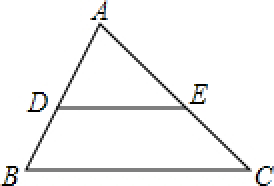
#> input picture TEST/0.png, 137 x 93 px, found by its file name (shown 2 times larger)
$ jupyter execute preprocesscontours.ipynb   (older library calls are emulated)
#> lines starting #> are read from the running program, lines starting #| are printed output that depends on the picture; after the words box and inside, x2 and y2 are one past the last pixel; in counts of white or black regions, pixels touching at a corner belong together
[cell 1]
import cv2
import numpy as np
import matplotlib.pyplot as plt

def manual_threshold(image, threshold=128):
    """Apply manual thresholding without OpenCV functions."""
#> called with threshold = 150
    height, width = image.shape
#> height = 93; width = 137
    binary = np.zeros((height, width), dtype=np.uint8)
    for i in range(height):
        for j in range(width):
            if image[i, j] < threshold:
                binary[i, j] = 255  # Foreground (Shape)
            else:
                binary[i, j] = 0  # Background
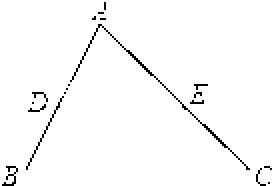
#> binary: shape (93, 137) (shown 2 times larger); 97.8% white; black in thin lines or dots
    return binary

def sobel_edge_detection(image):
    """Manually compute Sobel edge detection."""
    height, width = image.shape
#> height = 93; width = 137
    sobel_x = np.array([[-1, 0, 1], [-2, 0, 2], [-1, 0, 1]])  # X-direction
    sobel_y = np.array([[-1, -2, -1], [0, 0, 0], [1, 2, 1]])  # Y-direction

    edge_image = np.zeros((height, width), dtype=np.uint8)

    # Apply Sobel filter manually
    for i in range(1, height - 1):
        for j in range(1, width - 1):
            gx = np.sum(image[i - 1:i + 2, j - 1:j + 2] * sobel_x)
            gy = np.sum(image[i - 1:i + 2, j - 1:j + 2] * sobel_y)
            edge_magnitude = np.sqrt(gx**2 + gy**2)

            if edge_magnitude > 100:  # Edge threshold
                edge_image[i, j] = 255  # Edge detected
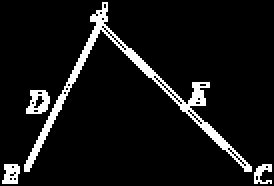
#> edge_image: shape (93, 137) (shown 2 times larger); 7.8% white; 4 white regions, box (x1, y1, x2, y2) and area: (12, 1, 126, 86) 777, (13, 45, 25, 57) 92, (1, 82, 10, 92) 68, (127, 82, 136, 92) 51

    return edge_image

def find_largest_contour(binary):
    """Find and return the largest contour from a binary image."""
    height, width = binary.shape
#> height = 93; width = 137
    visited = np.zeros((height, width), dtype=bool)
    contours = []

    def edge_follow(x, y):
        """Follow the contour edges."""
        stack = [(x, y)]
        contour = []
        while stack:
            cx, cy = stack.pop()
            if 0 <= cx < height and 0 <= cy < width and not visited[cx, cy] and binary[cx, cy] == 255:
                visited[cx, cy] = True
                contour.append((cx, cy))
                stack.extend([(cx-1, cy), (cx+1, cy), (cx, cy-1), (cx, cy+1)])
        return contour

    for i in range(height):
        for j in range(width):
            if binary[i, j] == 255 and not visited[i, j]:
                contour = edge_follow(i, j)
                if len(contour) > 200:  # Remove small contours (text)
                    contours.append(contour)

    if contours:
        return max(contours, key=len)  # Largest contour
    return None

def extract_shape_outline(image_path):
    """Extract only the shape outline while removing text."""
    # Load grayscale image
    image = cv2.imread(image_path, cv2.IMREAD_GRAYSCALE)
    if image is None:
        print("Error: Image not found")
        return

    # Invert image (so shapes become dark on a light background)
    image = 255 - image

    # Apply manual thresholding
    binary = manual_threshold(image, threshold=150)

    # Apply Sobel edge detection
    edges = sobel_edge_detection(binary)

    # Find largest contour
    largest_contour = find_largest_contour(edges)
#> largest_contour = 777 pairs, first value 1 to 85, second value 12 to 125
    if largest_contour is None:
        print("No valid contour found")
        return

    # Create a blank image with white background
    outline_image = np.ones_like(image) * 255  # White background

    # Draw the largest contour as black outline
    for x, y in largest_contour:
        outline_image[x, y] = 0  # Black outline
#> this loop made 777 passes
#> (x, y) on passes 1 to 3: (1, 51), (1, 52), (1, 53)
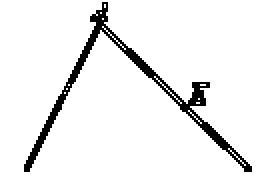
#> outline_image: shape (93, 137) (shown 2 times larger); 93.9% white; 1 black region, box (x1, y1, x2, y2) and area: (12, 1, 126, 86) 777

    outlineImagePath = "exractimage.png"
    cv2.imwrite(outlineImagePath, outline_image)
    print(f"outline image saved as {outlineImagePath}")

    # Display the extracted shape outline
    plt.figure(figsize=(6, 6))
    plt.imshow(outline_image, cmap='gray')
    plt.title("Extracted Shape Outline")
    plt.axis("off")
    plt.show()

# Example usage
image_path = "/home/ashwathama/Documents/GitHub/2dshapedetection-major/TEST/0.png"
extract_shape_outline(image_path)

[cell 2]
import cv2
import numpy as np
import matplotlib.pyplot as plt

def extract_shape_outline(image_path, output_path="extracted_outline.png"):
    """Extract only the shape outline while removing inner details."""
#> called with output_path = 'extracted_outline.png'

    # Load the image in grayscale
    image = cv2.imread(image_path, cv2.IMREAD_GRAYSCALE)
    if image is None:
        print("Error: Image not found")
        return

    # Apply adaptive thresholding to segment the shape
    binary = cv2.adaptiveThreshold(image, 255, cv2.ADAPTIVE_THRESH_GAUSSIAN_C,
                                   cv2.THRESH_BINARY_INV, 11, 2)
#> binary: shape (93, 137); 6.3% white in thin lines or dots

    # Use morphological operations to remove noise
    kernel = np.ones((3,3), np.uint8)
    cleaned = cv2.morphologyEx(binary, cv2.MORPH_CLOSE, kernel, iterations=2)
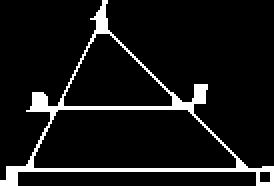
#> cleaned: shape (93, 137) (shown 2 times larger); 8.2% white; 1 white region

    # Find contours
    contours, _ = cv2.findContours(cleaned, cv2.RETR_EXTERNAL, cv2.CHAIN_APPROX_SIMPLE)
#> contours = 1 contour; box (x1, y1, x2, y2) and area: (0, 0, 137, 93) 4534

    # Create a blank white image for the outline
    outline_image = np.ones_like(image) * 255

    # Draw the largest contour (assumed to be the main shape outline)
    if contours:
        largest_contour = max(contours, key=cv2.contourArea)
#> largest_contour = contour of 121 points, box (x1, y1, x2, y2) (0, 0, 137, 93), area 4534
        cv2.drawContours(outline_image, [largest_contour], -1, (0, 0, 0), 2)
#> outline_image: shape (93, 137); 88.8% white; 1 black region, box (x1, y1, x2, y2) and area: (0, 0, 137, 93) 1430

    # Save the output image
    cv2.imwrite(output_path, outline_image)
    print(f"Outline image saved as {output_path}")

    # Display the extracted shape outline
    plt.figure(figsize=(6, 6))
    plt.imshow(outline_image, cmap='gray')
    plt.title("Extracted Shape Outline")
    plt.axis("off")
    plt.show()

# Example usage
image_path = "/home/ashwathama/Documents/GitHub/2dshapedetection-major/TEST/0.png"
extract_shape_outline(image_path)

[cell 3]
import cv2
import numpy as np
import matplotlib.pyplot as plt

# Load the image
image_path = "/home/ashwathama/Documents/GitHub/2dshapedetection-major/TEST/0.png"
image = cv2.imread(image_path, cv2.IMREAD_GRAYSCALE)

# Check if image is loaded successfully
if image is None:
    print(f"Error: Unable to load image from {image_path}")
    exit()

# Apply Gaussian blur to reduce noise
blurred = cv2.GaussianBlur(image, (5, 5), 0)

# Use Canny edge detection
edges = cv2.Canny(blurred, threshold1=50, threshold2=150)
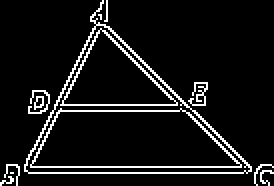
#> edges: shape (93, 137) (shown 2 times larger); 8.2% white in thin lines or dots

# Find contours
contours, _ = cv2.findContours(edges, cv2.RETR_EXTERNAL, cv2.CHAIN_APPROX_SIMPLE)
#> contours = 11 contours, 10 with area under 20; largest, box (x1, y1, x2, y2) and area: (12, 0, 126, 87) 4559

# Filter out small contours to remove text
filtered_contours = [cnt for cnt in contours if cv2.contourArea(cnt) > 500]
#> filtered_contours = 1 contour; box (x1, y1, x2, y2) and area: (12, 0, 126, 87) 4559

# Create an empty mask with white background
contour_mask = np.ones_like(image) * 255
cv2.drawContours(contour_mask, filtered_contours, -1, (0), thickness=1)
#> contour_mask: shape (93, 137); 97.8% white; black in thin lines or dots, all inside (x1, y1, x2, y2) = (12, 0, 126, 87)

# Display the extracted outline
plt.figure(figsize=(6, 6))
plt.imshow(contour_mask, cmap='gray')
plt.axis('off')
plt.show()

# Save the result
output_path = "/home/ashwathama/Documents/GitHub/2dshapedetection-major"
cv2.imwrite(output_path, contour_mask)
print(f"Filtered outline saved at: {output_path}")

[cell 4]
import cv2
import numpy as np
import matplotlib.pyplot as plt

# Load the image
image_path = "/home/ashwathama/Documents/GitHub/2dshapedetection-major/TEST/0.png"
image = cv2.imread(image_path, cv2.IMREAD_GRAYSCALE)

# Check if image is loaded successfully
if image is None:
    print(f"Error: Unable to load image from {image_path}")
    exit()

# Apply Gaussian blur to reduce noise
blurred = cv2.GaussianBlur(image, (5, 5), 0)

# Use adaptive thresholding to handle varying lighting conditions
adaptive_thresh = cv2.adaptiveThreshold(blurred, 255, cv2.ADAPTIVE_THRESH_GAUSSIAN_C,
                                        cv2.THRESH_BINARY_INV, 11, 2)
#> adaptive_thresh: shape (93, 137); 11.8% white; 5 white regions, box (x1, y1, x2, y2) and area: (12, 0, 126, 87) 1227, (13, 45, 25, 57) 82, (95, 41, 105, 53) 71, (0, 82, 10, 93) 64, (127, 82, 137, 93) 58

# Perform morphological operations to remove small noise
kernel = np.ones((3, 3), np.uint8)
processed = cv2.morphologyEx(adaptive_thresh, cv2.MORPH_CLOSE, kernel, iterations=2)
#> processed: shape (93, 137); 13.8% white; 1 white region, box (x1, y1, x2, y2) and area: (0, 0, 137, 93) 1759

# Use Canny edge detection
edges = cv2.Canny(processed, threshold1=50, threshold2=150)
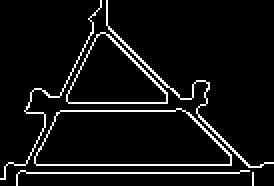
#> edges: shape (93, 137) (shown 2 times larger); 6.6% white in thin lines or dots

# Find contours
contours, _ = cv2.findContours(edges, cv2.RETR_EXTERNAL, cv2.CHAIN_APPROX_SIMPLE)
#> contours = 6 contours, 3 with area under 20; largest, box (x1, y1, x2, y2) and area: (17, 54, 116, 83) 2260, (33, 16, 84, 52) 1050, (53, 0, 137, 84) 61

# Filter out small contours to remove text
filtered_contours = [cnt for cnt in contours if cv2.contourArea(cnt) > 800]
#> filtered_contours = 2 contours; box (x1, y1, x2, y2) and area: (17, 54, 116, 83) 2260, (33, 16, 84, 52) 1050

# Create an empty mask with white background
contour_mask = np.ones_like(image) * 255
cv2.drawContours(contour_mask, filtered_contours, -1, (0), thickness=1)
#> contour_mask: shape (93, 137); 97.3% white; black in thin lines or dots, all inside (x1, y1, x2, y2) = (17, 16, 116, 83)

# Display the extracted outline
plt.figure(figsize=(6, 6))
plt.imshow(contour_mask, cmap='gray')
plt.axis('off')
plt.show()

# Save the result
output_path = "/home/ashwathama/Documents/GitHub/2dshapedetection-major"
cv2.imwrite(output_path, contour_mask)
print(f"Filtered outline saved at: {output_path}")

[cell 5]
import cv2
import numpy as np
im = cv2.imread(r'C:\Users\ashut\Documents\GitHub\2dshapedetection-major\TEST\48.png')
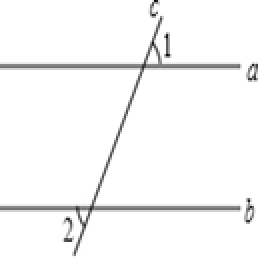
#> input picture TEST/48.png, 129 x 129 px, found by its file name (shown 2 times larger)
#> im is the input picture: shape (129, 129, 3); min 10, max 255, mean 247.1

print(type(im))
#| <class 'numpy.ndarray'>
# <class 'numpy.ndarray'>

print(im.shape)
#| (129, 129, 3)

[cell 6]
#sharpening and binarization then morphological oprning operation

#image = cv2.imread(r'C:\Users\ashut\Documents\GitHub\2dshapedetection-major\TEST\48.png')
##image = cv2.imread(r'C:\Users\ashut\Documents\GitHub\2dshapedetection-major\TEST\13.png')
image = cv2.imread(r'C:\Users\ashut\Documents\GitHub\2dshapedetection-major\TEST\2.png')
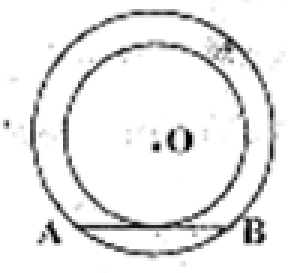
#> input picture TEST/2.png, 96 x 91 px, found by its file name (shown 3 times larger)
#> image is the input picture: shape (91, 96, 3); min 0, max 255, mean 235
new_size = (512, 512)
resizedImage = cv2.resize(image, new_size, interpolation=cv2.INTER_CUBIC)


gray = cv2.cvtColor(resizedImage, cv2.COLOR_BGR2GRAY)

# shaprpening = np.array([[0, -1, 0],
#                         [-1, 5, -1],
#                         [0, -1, 0]])

sharpening = np.array([[ -1, -1, -1],         #strong sharpening
                              [ -1,  9, -1],
                              [ -1, -1, -1]])

# sharpening = np.array([[ 1,  1,  1],          #soft
#                             [ 1, -7,  1],
#                             [ 1,  1,  1]])

# sharpening = np.array([[  0,  1,  0],     #laplacian
#                       [  1, -4,  1],
#                       [  0,  1,  0]])

sharpened = cv2.filter2D(gray, -1, sharpening)
_, binary = cv2.threshold(sharpened, 0, 255, cv2.THRESH_BINARY + cv2.THRESH_OTSU) #otsu
#> binary: shape (512, 512); 89.6% white; 21 black regions (5 under 20 px), largest, box (x1, y1, x2, y2) and area: (67, 77, 491, 484) 17772, (228, 20, 475, 171) 3039, (80, 26, 228, 149) 1741


#kernel = np.ones((3,3), np.uint8)
kernel = np.ones((3,3), np.uint8)  # Square kernel
# [5 lines of commented-out code are left out]
opened = cv2.morphologyEx(binary, cv2.MORPH_OPEN, kernel)
#> opened: shape (512, 512); 89.6% white; 16 black regions (5 under 20 px), largest, box (x1, y1, x2, y2) and area: (53, 20, 491, 484) 24612, (316, 235, 344, 285) 627, (80, 413, 109, 458) 584


# Display results
cv2.imshow('Sharpened', sharpened)
cv2.imshow('Binary', binary)
cv2.imshow('Morphological Opening', opened)

cv2.waitKey(0)
cv2.destroyAllWindows()

[cell 7]
image = cv2.imread(r'C:\Users\ashut\Documents\GitHub\2dshapedetection-major\TEST\2.png')
new_size = (512, 512)
resizedImage = cv2.resize(image, new_size, interpolation=cv2.INTER_CUBIC)

# Convert to grayscale
gray = cv2.cvtColor(resizedImage, cv2.COLOR_BGR2GRAY)

# Sharpening filters
# shaprpening = np.array([[0, -1, 0],
#                         [-1, 5, -1],
#                         [0, -1, 0]])

sharpening = np.array([[-1, -1, -1],  # strong sharpening
                       [-1,  9, -1],
                       [-1, -1, -1]])

# sharpening = np.array([[ 1,  1,  1],          #soft
#                             [ 1, -7,  1],
#                             [ 1,  1,  1]])

# sharpening = np.array([[  0,  1,  0],     #laplacian
#                       [  1, -4,  1],
#                       [  0,  1,  0]])

sharpened = cv2.filter2D(gray, -1, sharpening)

# Apply binarization using Otsu's thresholding
_, binary = cv2.threshold(sharpened, 0, 255, cv2.THRESH_BINARY + cv2.THRESH_OTSU)

# Morphological opening operation
# kernel = np.ones((3,3), np.uint8)
kernel = np.ones((3,3), np.uint8)  # Square kernel
# [7 lines of commented-out code are left out]
opened = cv2.morphologyEx(binary, cv2.MORPH_OPEN, kernel, iterations=2)
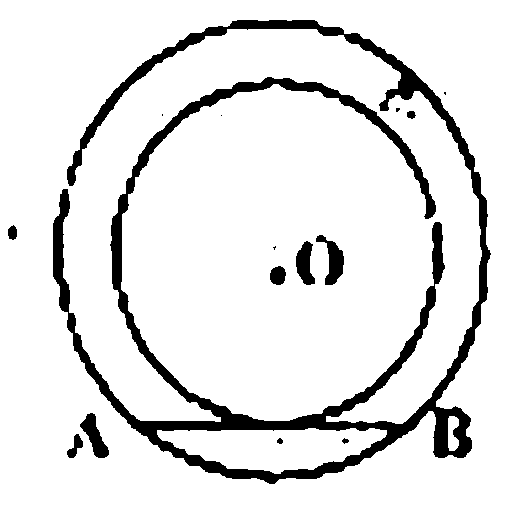
#> opened: shape (512, 512); 89.5% white; 15 black regions (5 under 20 px), largest, box (x1, y1, x2, y2) and area: (53, 20, 491, 484) 25118, (316, 235, 344, 285) 631, (80, 413, 109, 458) 588

# Display results
cv2.imshow('Sharpened', sharpened)
cv2.imshow('Binary', binary)
cv2.imshow('Morphological Opening', opened)

cv2.waitKey(0)
cv2.destroyAllWindows()

[cell 8]
image = cv2.imread(r'C:\Users\ashut\Documents\GitHub\2dshapedetection-major\TEST\2.png')
new_size = (512, 512)
resizedImage = cv2.resize(image, new_size, interpolation=cv2.INTER_CUBIC)

# Convert to grayscale
gray = cv2.cvtColor(resizedImage, cv2.COLOR_BGR2GRAY)

# Sharpening filters
# shaprpening = np.array([[0, -1, 0],
#                         [-1, 5, -1],
#                         [0, -1, 0]])

sharpening = np.array([[-1, -1, -1],  # strong sharpening
                       [-1,  9, -1],
                       [-1, -1, -1]])

# sharpening = np.array([[ 1,  1,  1],          #soft
#                             [ 1, -7,  1],
#                             [ 1,  1,  1]])

# sharpening = np.array([[  0,  1,  0],     #laplacian
#                       [  1, -4,  1],
#                       [  0,  1,  0]])

sharpened = cv2.filter2D(gray, -1, sharpening)

# Apply binarization using Otsu's thresholding
_, binary = cv2.threshold(sharpened, 0, 255, cv2.THRESH_BINARY + cv2.THRESH_OTSU)

# Morphological opening operation
# kernel = np.ones((3,3), np.uint8)
kernel = np.ones((3,3), np.uint8)  # Square kernel
# [7 lines of commented-out code are left out]
opened = cv2.morphologyEx(binary, cv2.MORPH_OPEN, kernel, iterations=2)

# ----- Connected Component Analysis to remove small dots -----
num_labels, labels, stats, centroids = cv2.connectedComponentsWithStats(opened, 8, cv2.CV_32S)
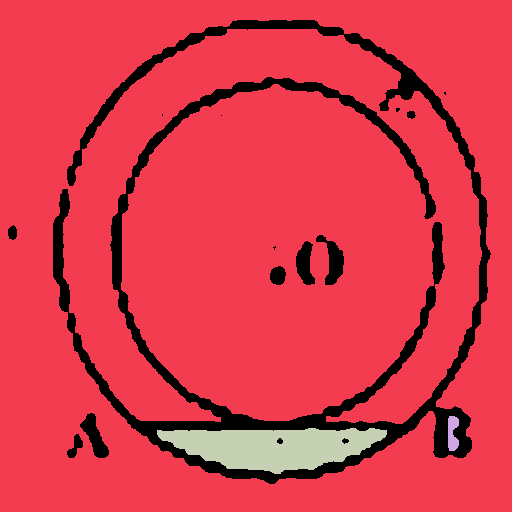
#> labels: shape (512, 512) int32; 4 distinct labels, from 0 to 3; one colour per label, 0 black
#> num_labels = 4; stats = [[8, 20, 483, 464, 27536], [0, 0, 512, 512, 227435], [448, 416, 11, 35, 304], [157, 428, 230, 46, 6869]]; centroids = [[279.8, 275.3], [251.8, 247.1], [452.3, 432.9], [272.9, 446.4]]

min_size = 100  # Remove components smaller than this size
for i in range(1, num_labels):  # Ignore background label 0
    if stats[i, cv2.CC_STAT_AREA] < min_size:
        opened[labels == i] = 0  # Remove small components

# Display results
cv2.imshow('Sharpened', sharpened)
cv2.imshow('Binary', binary)
cv2.imshow('Morphological Opening (Filtered)', opened)

cv2.waitKey(0)
cv2.destroyAllWindows()
